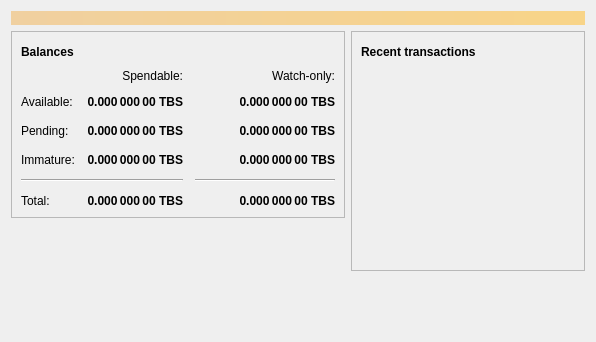
<?xml version="1.0" encoding="UTF-8"?>
<ui version="4.0">
 <class>OverviewPage</class>
 <widget class="QWidget" name="OverviewPage">
  <property name="geometry">
   <rect>
    <x>0</x>
    <y>0</y>
    <width>596</width>
    <height>342</height>
   </rect>
  </property>
  <property name="windowTitle">
   <string>Form</string>
  </property>
  <layout class="QVBoxLayout" name="topLayout">
   <item>
    <widget class="QLabel" name="labelAlerts">
     <property name="visible">
      <bool>false</bool>
     </property>
     <property name="styleSheet">
      <string notr="true">QLabel { background-color: qlineargradient(x1: 0, y1: 0, x2: 1, y2: 0, stop:0 #F0D0A0, stop:1 #F8D488); color:#000000; }</string>
     </property>
     <property name="wordWrap">
      <bool>true</bool>
     </property>
     <property name="margin">
      <number>3</number>
     </property>
     <property name="textInteractionFlags">
      <set>Qt::TextSelectableByMouse</set>
     </property>
    </widget>
   </item>
   <item>
    <layout class="QHBoxLayout" name="horizontalLayout" stretch="1,1">
     <item>
      <layout class="QVBoxLayout" name="verticalLayout_2">
       <item>
        <widget class="QFrame" name="frame">
         <property name="frameShape">
          <enum>QFrame::StyledPanel</enum>
         </property>
         <property name="frameShadow">
          <enum>QFrame::Raised</enum>
         </property>
         <layout class="QVBoxLayout" name="verticalLayout_4">
          <item>
           <layout class="QHBoxLayout" name="horizontalLayout_4">
            <item>
             <widget class="QLabel" name="label_5">
              <property name="font">
               <font>
                <weight>75</weight>
                <bold>true</bold>
               </font>
              </property>
              <property name="text">
               <string>Balances</string>
              </property>
             </widget>
            </item>
            <item>
             <widget class="QPushButton" name="labelWalletStatus">
              <property name="enabled">
               <bool>true</bool>
              </property>
              <property name="maximumSize">
               <size>
                <width>30</width>
                <height>16777215</height>
               </size>
              </property>
              <property name="toolTip">
               <string>The displayed information may be out of date. Your wallet automatically synchronizes with the TheBurningSavage network after a connection is established, but this process has not completed yet.</string>
              </property>
              <property name="text">
               <string/>
              </property>
              <property name="icon">
               <iconset resource="../theburningsavage.qrc">
                <normaloff>:/icons/warning</normaloff>
                <disabledoff>:/icons/warning</disabledoff>:/icons/warning</iconset>
              </property>
              <property name="iconSize">
               <size>
                <width>24</width>
                <height>24</height>
               </size>
              </property>
              <property name="flat">
               <bool>true</bool>
              </property>
             </widget>
            </item>
            <item>
             <spacer name="horizontalSpacer_3">
              <property name="orientation">
               <enum>Qt::Horizontal</enum>
              </property>
              <property name="sizeHint" stdset="0">
               <size>
                <width>40</width>
                <height>20</height>
               </size>
              </property>
             </spacer>
            </item>
           </layout>
          </item>
          <item>
           <layout class="QGridLayout" name="gridLayout">
            <property name="spacing">
             <number>12</number>
            </property>
            <item row="2" column="2">
             <widget class="QLabel" name="labelWatchPending">
              <property name="font">
               <font>
                <weight>75</weight>
                <bold>true</bold>
               </font>
              </property>
              <property name="cursor">
               <cursorShape>IBeamCursor</cursorShape>
              </property>
              <property name="toolTip">
               <string>Unconfirmed transactions to watch-only addresses</string>
              </property>
              <property name="text">
               <string notr="true">0.000 000 00 TBS</string>
              </property>
              <property name="alignment">
               <set>Qt::AlignRight|Qt::AlignTrailing|Qt::AlignVCenter</set>
              </property>
              <property name="textInteractionFlags">
               <set>Qt::LinksAccessibleByMouse|Qt::TextSelectableByKeyboard|Qt::TextSelectableByMouse</set>
              </property>
             </widget>
            </item>
            <item row="2" column="1">
             <widget class="QLabel" name="labelUnconfirmed">
              <property name="font">
               <font>
                <weight>75</weight>
                <bold>true</bold>
               </font>
              </property>
              <property name="cursor">
               <cursorShape>IBeamCursor</cursorShape>
              </property>
              <property name="toolTip">
               <string>Total of transactions that have yet to be confirmed, and do not yet count toward the spendable balance</string>
              </property>
              <property name="text">
               <string notr="true">0.000 000 00 TBS</string>
              </property>
              <property name="alignment">
               <set>Qt::AlignRight|Qt::AlignTrailing|Qt::AlignVCenter</set>
              </property>
              <property name="textInteractionFlags">
               <set>Qt::LinksAccessibleByMouse|Qt::TextSelectableByKeyboard|Qt::TextSelectableByMouse</set>
              </property>
             </widget>
            </item>
            <item row="3" column="2">
             <widget class="QLabel" name="labelWatchImmature">
              <property name="font">
               <font>
                <weight>75</weight>
                <bold>true</bold>
               </font>
              </property>
              <property name="cursor">
               <cursorShape>IBeamCursor</cursorShape>
              </property>
              <property name="toolTip">
               <string>Mined balance in watch-only addresses that has not yet matured</string>
              </property>
              <property name="text">
               <string notr="true">0.000 000 00 TBS</string>
              </property>
              <property name="alignment">
               <set>Qt::AlignRight|Qt::AlignTrailing|Qt::AlignVCenter</set>
              </property>
              <property name="textInteractionFlags">
               <set>Qt::LinksAccessibleByMouse|Qt::TextSelectableByKeyboard|Qt::TextSelectableByMouse</set>
              </property>
             </widget>
            </item>
            <item row="4" column="0" colspan="2">
             <widget class="Line" name="line">
              <property name="orientation">
               <enum>Qt::Horizontal</enum>
              </property>
             </widget>
            </item>
            <item row="4" column="2">
             <widget class="Line" name="lineWatchBalance">
              <property name="sizePolicy">
               <sizepolicy hsizetype="Preferred" vsizetype="Fixed">
                <horstretch>0</horstretch>
                <verstretch>0</verstretch>
               </sizepolicy>
              </property>
              <property name="minimumSize">
               <size>
                <width>140</width>
                <height>0</height>
               </size>
              </property>
              <property name="orientation">
               <enum>Qt::Horizontal</enum>
              </property>
             </widget>
            </item>
            <item row="5" column="0">
             <widget class="QLabel" name="labelTotalText">
              <property name="text">
               <string>Total:</string>
              </property>
             </widget>
            </item>
            <item row="3" column="1">
             <widget class="QLabel" name="labelImmature">
              <property name="font">
               <font>
                <weight>75</weight>
                <bold>true</bold>
               </font>
              </property>
              <property name="cursor">
               <cursorShape>IBeamCursor</cursorShape>
              </property>
              <property name="toolTip">
               <string>Mined balance that has not yet matured</string>
              </property>
              <property name="text">
               <string notr="true">0.000 000 00 TBS</string>
              </property>
              <property name="alignment">
               <set>Qt::AlignRight|Qt::AlignTrailing|Qt::AlignVCenter</set>
              </property>
              <property name="textInteractionFlags">
               <set>Qt::LinksAccessibleByMouse|Qt::TextSelectableByKeyboard|Qt::TextSelectableByMouse</set>
              </property>
             </widget>
            </item>
            <item row="2" column="3">
             <spacer name="horizontalSpacer_2">
              <property name="orientation">
               <enum>Qt::Horizontal</enum>
              </property>
              <property name="sizeHint" stdset="0">
               <size>
                <width>40</width>
                <height>20</height>
               </size>
              </property>
             </spacer>
            </item>
            <item row="3" column="0">
             <widget class="QLabel" name="labelImmatureText">
              <property name="text">
               <string>Immature:</string>
              </property>
             </widget>
            </item>
            <item row="5" column="1">
             <widget class="QLabel" name="labelTotal">
              <property name="font">
               <font>
                <weight>75</weight>
                <bold>true</bold>
               </font>
              </property>
              <property name="cursor">
               <cursorShape>IBeamCursor</cursorShape>
              </property>
              <property name="toolTip">
               <string>Your current total balance</string>
              </property>
              <property name="text">
               <string notr="true">0.000 000 00 TBS</string>
              </property>
              <property name="alignment">
               <set>Qt::AlignRight|Qt::AlignTrailing|Qt::AlignVCenter</set>
              </property>
              <property name="textInteractionFlags">
               <set>Qt::LinksAccessibleByMouse|Qt::TextSelectableByKeyboard|Qt::TextSelectableByMouse</set>
              </property>
             </widget>
            </item>
            <item row="5" column="2">
             <widget class="QLabel" name="labelWatchTotal">
              <property name="font">
               <font>
                <weight>75</weight>
                <bold>true</bold>
               </font>
              </property>
              <property name="cursor">
               <cursorShape>IBeamCursor</cursorShape>
              </property>
              <property name="toolTip">
               <string>Current total balance in watch-only addresses</string>
              </property>
              <property name="text">
               <string notr="true">0.000 000 00 TBS</string>
              </property>
              <property name="alignment">
               <set>Qt::AlignRight|Qt::AlignTrailing|Qt::AlignVCenter</set>
              </property>
              <property name="textInteractionFlags">
               <set>Qt::LinksAccessibleByMouse|Qt::TextSelectableByKeyboard|Qt::TextSelectableByMouse</set>
              </property>
             </widget>
            </item>
            <item row="0" column="2">
             <widget class="QLabel" name="labelWatchonly">
              <property name="text">
               <string>Watch-only:</string>
              </property>
              <property name="alignment">
               <set>Qt::AlignRight|Qt::AlignTrailing|Qt::AlignVCenter</set>
              </property>
             </widget>
            </item>
            <item row="1" column="0">
             <widget class="QLabel" name="labelBalanceText">
              <property name="text">
               <string>Available:</string>
              </property>
             </widget>
            </item>
            <item row="1" column="1">
             <widget class="QLabel" name="labelBalance">
              <property name="font">
               <font>
                <weight>75</weight>
                <bold>true</bold>
               </font>
              </property>
              <property name="cursor">
               <cursorShape>IBeamCursor</cursorShape>
              </property>
              <property name="toolTip">
               <string>Your current spendable balance</string>
              </property>
              <property name="text">
               <string notr="true">0.000 000 00 TBS</string>
              </property>
              <property name="alignment">
               <set>Qt::AlignRight|Qt::AlignTrailing|Qt::AlignVCenter</set>
              </property>
              <property name="textInteractionFlags">
               <set>Qt::LinksAccessibleByMouse|Qt::TextSelectableByKeyboard|Qt::TextSelectableByMouse</set>
              </property>
             </widget>
            </item>
            <item row="1" column="2">
             <widget class="QLabel" name="labelWatchAvailable">
              <property name="font">
               <font>
                <weight>75</weight>
                <bold>true</bold>
               </font>
              </property>
              <property name="cursor">
               <cursorShape>IBeamCursor</cursorShape>
              </property>
              <property name="toolTip">
               <string>Your current balance in watch-only addresses</string>
              </property>
              <property name="text">
               <string notr="true">0.000 000 00 TBS</string>
              </property>
              <property name="alignment">
               <set>Qt::AlignRight|Qt::AlignTrailing|Qt::AlignVCenter</set>
              </property>
              <property name="textInteractionFlags">
               <set>Qt::LinksAccessibleByMouse|Qt::TextSelectableByKeyboard|Qt::TextSelectableByMouse</set>
              </property>
             </widget>
            </item>
            <item row="2" column="0">
             <widget class="QLabel" name="labelPendingText">
              <property name="text">
               <string>Pending:</string>
              </property>
             </widget>
            </item>
            <item row="0" column="1">
             <widget class="QLabel" name="labelSpendable">
              <property name="text">
               <string>Spendable:</string>
              </property>
              <property name="alignment">
               <set>Qt::AlignRight|Qt::AlignTrailing|Qt::AlignVCenter</set>
              </property>
             </widget>
            </item>
           </layout>
          </item>
         </layout>
        </widget>
       </item>
       <item>
        <spacer name="verticalSpacer">
         <property name="orientation">
          <enum>Qt::Vertical</enum>
         </property>
         <property name="sizeHint" stdset="0">
          <size>
           <width>20</width>
           <height>40</height>
          </size>
         </property>
        </spacer>
       </item>
      </layout>
     </item>
     <item>
      <layout class="QVBoxLayout" name="verticalLayout_3">
       <item>
        <widget class="QFrame" name="frame_2">
         <property name="frameShape">
          <enum>QFrame::StyledPanel</enum>
         </property>
         <property name="frameShadow">
          <enum>QFrame::Raised</enum>
         </property>
         <layout class="QVBoxLayout" name="verticalLayout">
          <item>
           <layout class="QHBoxLayout" name="horizontalLayout_2">
            <item>
             <widget class="QLabel" name="label_4">
              <property name="font">
               <font>
                <weight>75</weight>
                <bold>true</bold>
               </font>
              </property>
              <property name="text">
               <string>Recent transactions</string>
              </property>
             </widget>
            </item>
            <item>
             <widget class="QPushButton" name="labelTransactionsStatus">
              <property name="enabled">
               <bool>true</bool>
              </property>
              <property name="maximumSize">
               <size>
                <width>30</width>
                <height>16777215</height>
               </size>
              </property>
              <property name="toolTip">
               <string>The displayed information may be out of date. Your wallet automatically synchronizes with the TheBurningSavage network after a connection is established, but this process has not completed yet.</string>
              </property>
              <property name="text">
               <string/>
              </property>
              <property name="icon">
               <iconset resource="../theburningsavage.qrc">
                <normaloff>:/icons/warning</normaloff>
                <disabledoff>:/icons/warning</disabledoff>:/icons/warning</iconset>
              </property>
              <property name="iconSize">
               <size>
                <width>24</width>
                <height>24</height>
               </size>
              </property>
              <property name="flat">
               <bool>true</bool>
              </property>
             </widget>
            </item>
            <item>
             <spacer name="horizontalSpacer">
              <property name="orientation">
               <enum>Qt::Horizontal</enum>
              </property>
              <property name="sizeHint" stdset="0">
               <size>
                <width>40</width>
                <height>20</height>
               </size>
              </property>
             </spacer>
            </item>
           </layout>
          </item>
          <item>
           <widget class="QListView" name="listTransactions">
            <property name="styleSheet">
             <string notr="true">QListView { background: transparent; }</string>
            </property>
            <property name="frameShape">
             <enum>QFrame::NoFrame</enum>
            </property>
            <property name="verticalScrollBarPolicy">
             <enum>Qt::ScrollBarAlwaysOff</enum>
            </property>
            <property name="horizontalScrollBarPolicy">
             <enum>Qt::ScrollBarAlwaysOff</enum>
            </property>
            <property name="selectionMode">
             <enum>QAbstractItemView::NoSelection</enum>
            </property>
           </widget>
          </item>
         </layout>
        </widget>
       </item>
       <item>
        <spacer name="verticalSpacer_2">
         <property name="orientation">
          <enum>Qt::Vertical</enum>
         </property>
         <property name="sizeHint" stdset="0">
          <size>
           <width>20</width>
           <height>40</height>
          </size>
         </property>
        </spacer>
       </item>
      </layout>
     </item>
    </layout>
   </item>
  </layout>
 </widget>
 <resources/>
 <connections/>
</ui>
